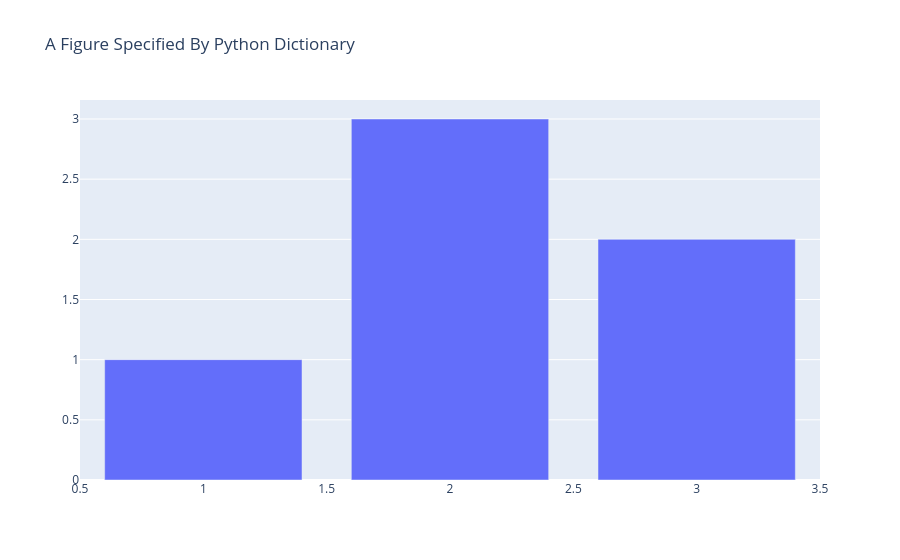

Notebook code cell kept with this figure:
### Markdown cell above
When plotly express does not have a plot ready-built for your needs, you may turn to the lower-level plotly calls in the graph object module to construct a plot

This introduction cannot make you a power programmer of graph objects, but it can introduce some of the basic organizing ideas, hopefully giving you a start for exploring the capabilities yourself. 

First, note that plotly encodes its graph figures as a JSON data structure, which is represented as a python dictionary when using python. The following example is from the python docs at https://plotly.com/python/creating-and-updating-figures/#figures-as-dictionaries

### Code cell
figDict = dict({
    "data": [{"type": "bar",
              "x": [1, 2, 3],
              "y": [1, 3, 2]}],
    "layout": {"title": {"text": "A Figure Specified By Python Dictionary"}}
})

# To display the figure defined by this dict, use the low-level plotly.io.show function
import plotly.io as pio

pio.show(figDict)

### Figure 1 — Plotly figure (JSON) as saved in the notebook; plotly's stock layout.template omitted (floating-point values rounded to 4 significant figures)
{"data": [{"type": "bar", "x": [1, 2, 3], "y": [1, 3, 2]}], "layout": {"title": {"text": "A Figure Specified By Python Dictionary"}}}
